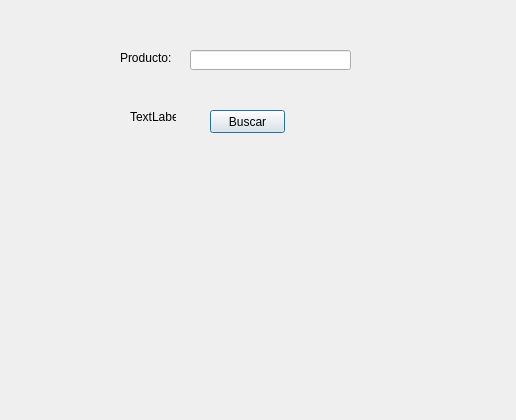
<?xml version="1.0" encoding="UTF-8"?>
<ui version="4.0">
 <class>Dialog</class>
 <widget class="QDialog" name="Dialog">
  <property name="geometry">
   <rect>
    <x>0</x>
    <y>0</y>
    <width>516</width>
    <height>420</height>
   </rect>
  </property>
  <property name="windowTitle">
   <string>Dialog</string>
  </property>
  <widget class="QPushButton" name="pushButton">
   <property name="geometry">
    <rect>
     <x>210</x>
     <y>110</y>
     <width>75</width>
     <height>23</height>
    </rect>
   </property>
   <property name="text">
    <string>Buscar</string>
   </property>
  </widget>
  <widget class="QLineEdit" name="lineEdit">
   <property name="geometry">
    <rect>
     <x>190</x>
     <y>50</y>
     <width>161</width>
     <height>20</height>
    </rect>
   </property>
  </widget>
  <widget class="QLabel" name="label">
   <property name="geometry">
    <rect>
     <x>120</x>
     <y>50</y>
     <width>51</width>
     <height>16</height>
    </rect>
   </property>
   <property name="text">
    <string>Producto:</string>
   </property>
  </widget>
  <widget class="QLabel" name="label_2">
   <property name="geometry">
    <rect>
     <x>130</x>
     <y>110</y>
     <width>46</width>
     <height>13</height>
    </rect>
   </property>
   <property name="text">
    <string>TextLabel</string>
   </property>
  </widget>
 </widget>
 <resources/>
 <connections/>
</ui>
